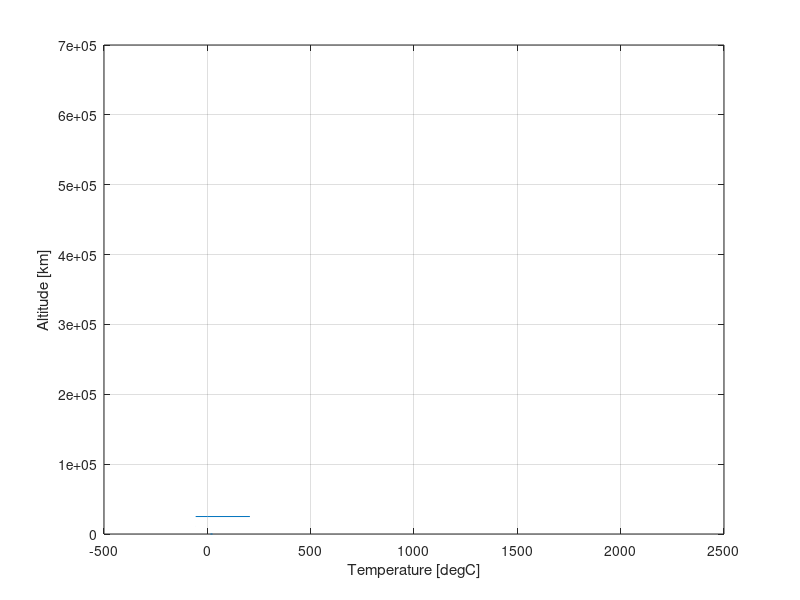
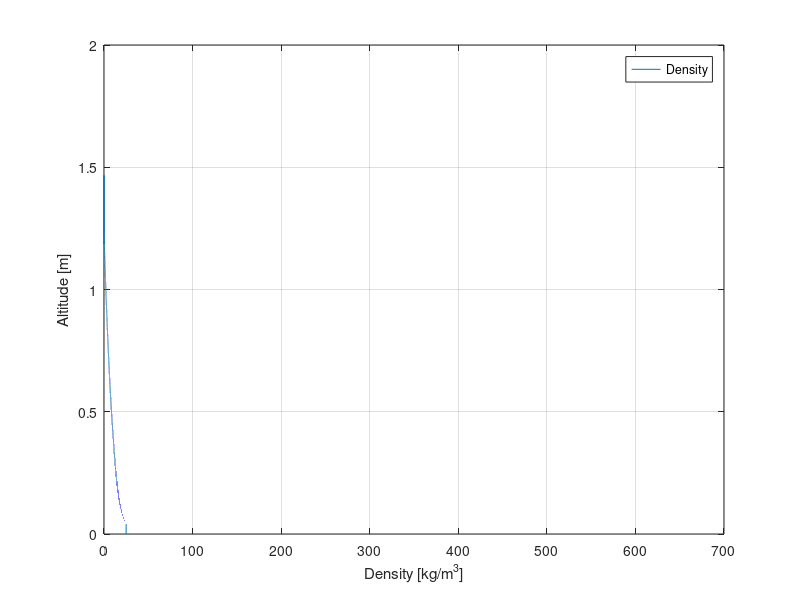
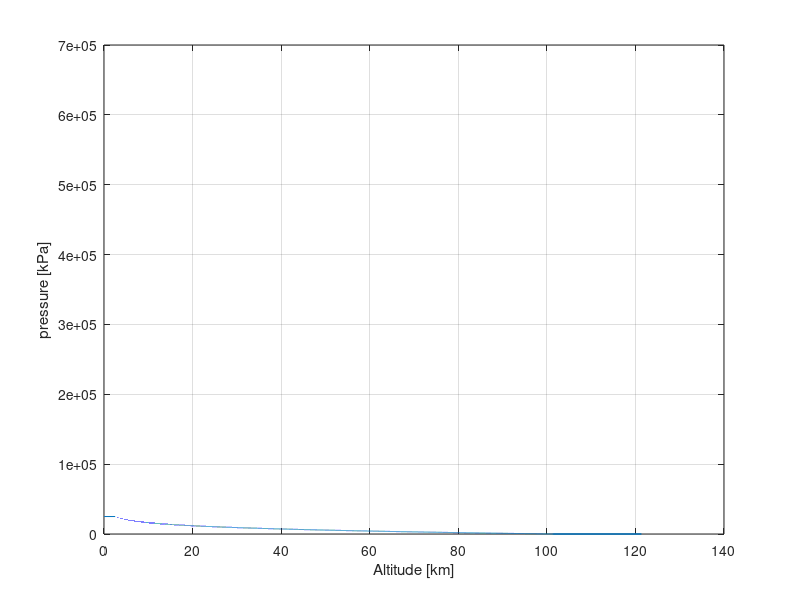

These figures' MATLAB source, in order:

% MATLAB script for running NASA's standard atmospheric model calculations

clear all; 

N           = 700000;       % Altitude [m]
T(1)        = 25 ;          % Temperature in C
p(1)        = 101.325;      % Sea level atmospheric pressure [kPa]
rho_h(1)    = 1.2;          % Sea level desnity [kg/m^3]

%points      = [100000, 1200000];     % Array of points in 

% Setting up things
h = 0:N-1 ;


% Main calculations loop
for t = 1:N-1
    if h(t) <= 11000
        T(t+1) =  15.04 - 0.00649.*h(t );
        p(t+1) =  101.29 .*((T(t) + 273.15) /288.08).^5.256 ;
    elseif 11000 < h(t) && h(t) <= 25000
        T(t) = -56.46 ;
        p(t+1) = 22.65.*exp(1.73-0.000157.*h(t));
    else
        T(t+1) = 131.21+0.00299.*h(t);
        p(t+1) = 2.488 .* ((T(t) + 273.15)/216.6).^-11.388 ;
    end
    rho_h(t+1) = p(t) ./(0.2869 * (T(t) + 273.15 ));
end

% Plot the variation of the temperature with altitude above the planet
figure(1)
whos
plot(T,h)
grid on
xlabel("Temperature [degC]")
ylabel("Altitude [km]")

% Plot the variation of the density with altitude above the planet
figure(2)
plot(h./1000, rho_h)
grid on
legend Density
xlabel("Density [kg/m^3]")
ylabel("Altitude [m]")

% Plot the variation of the pressure with altitude above the planet
figure(3)
whos
plot(p,h )
grid on
ylabel("pressure [kPa]")
xlabel("Altitude [km]")
